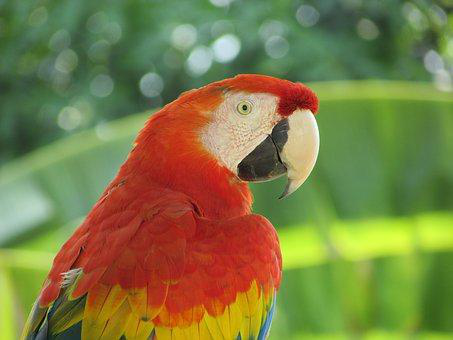
#> input picture 3학년/1학기/디지털 영상처리/1주차/parrot.png, 453 x 340 px, found by its file name
$ jupyter execute structure.ipynb
#> lines starting #> are read from the running program, lines starting #| are printed output that depends on the picture
[cell 1]
# 파이썬 유틸리티 함수 정의
import matplotlib.pyplot as plt
import numpy as np

def plot_image(image, title=''):
    plt.imshow(image)
    plt.axis('off')
    plt.title(title, size=20)

[cell 2]
# 구조요소 만들기
from skimage.morphology import rectangle, disk, square
import matplotlib.pyplot as plt

se1 = rectangle(7, 11)  # 직사각형
se2 = square(11) # 정사각형
#se2[5-3+1:5+3, 5-3+1:5+3] = 255
se3 = disk(5) # 원

plt.figure(figsize=(15,5))
plt.gray()
plt.subplot(131), plot_image(se1, 'Rectangle')
plt.subplot(132), plot_image(se2, 'Square')
plt.subplot(133), plot_image(se3, 'disk')
plt.show()
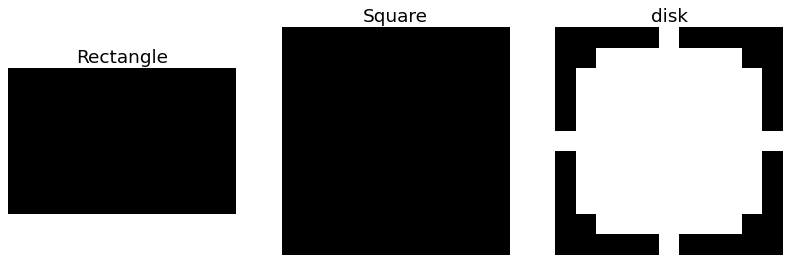
#> figure drawn by matplotlib, 3 panels

[cell 3]
# 배열을 활용한 슬라이싱
import matplotlib.pyplot as plt
from skimage import io, filters
import numpy as np

img = io.imread("parrot.png")
#> img is the input picture: shape (340, 453, 3); mean R, G, B 125.4, 124.4, 68.5

lx, ly, _ = img.shape
#> lx = 340; ly = 453
X, Y = np.ogrid[0:lx, 0:ly] # 마스킹을 위한 범위 설정 인덱스
#> X = 340 values from 0 to 339
mask = (X - lx / 2) ** 2 + (Y - ly / 2) ** 2 > lx * ly / 4

img_mask = np.copy(img)
img_mask[mask,:] = 0  # 원 모양
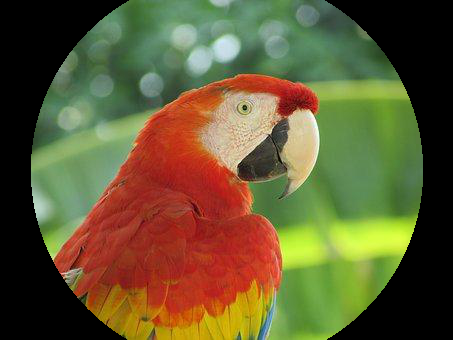
#> img_mask: shape (340, 453, 3); mean R, G, B 98.6, 89.6, 50.7
#img_mask[10:100, 100:200, :] = 0 # 사각형 모양

plt.figure(figsize=(10,5))
plt.subplot(121), plot_image(img, 'Source')
plt.subplot(122), plot_image(img_mask, 'Slicing')
plt.show()
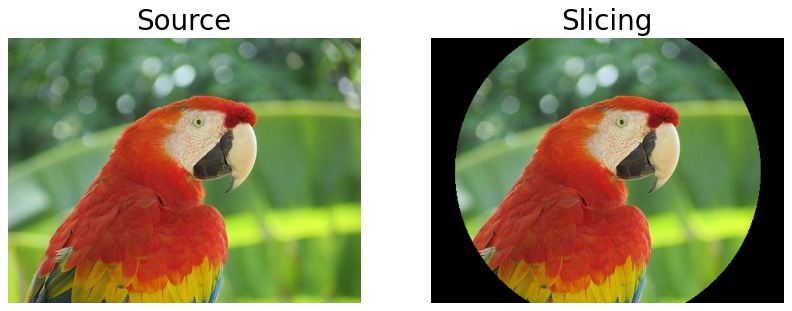
#> figure drawn by matplotlib, 2 panels
